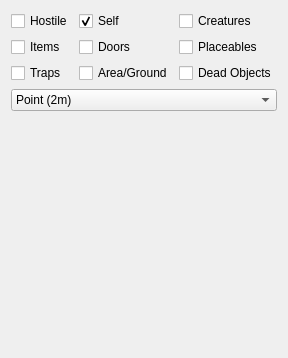
      <widget class="QWidget" name="tabTarges">
       <attribute name="title">
        <string>Targets</string>
       </attribute>
       <layout class="QVBoxLayout" name="verticalLayout_6">
        <item>
         <layout class="QGridLayout" name="gridLayout">
          <item row="0" column="0">
           <widget class="QCheckBox" name="HostileSetting">
            <property name="statusTip">
             <string>Hostile spell.</string>
            </property>
            <property name="text">
             <string>Hostile</string>
            </property>
            <property name="checkable">
             <bool>true</bool>
            </property>
            <property name="checked">
             <bool>false</bool>
            </property>
           </widget>
          </item>
          <item row="0" column="1">
           <widget class="QCheckBox" name="TargetType_Self">
            <property name="statusTip">
             <string>This spell can target the caster.</string>
            </property>
            <property name="text">
             <string>Self</string>
            </property>
            <property name="checked">
             <bool>true</bool>
            </property>
           </widget>
          </item>
          <item row="0" column="2">
           <widget class="QCheckBox" name="TargetType_Creatures">
            <property name="statusTip">
             <string>This spell can target creatures.</string>
            </property>
            <property name="text">
             <string>Creatures</string>
            </property>
            <property name="checkable">
             <bool>true</bool>
            </property>
            <property name="checked">
             <bool>false</bool>
            </property>
           </widget>
          </item>
          <item row="1" column="0">
           <widget class="QCheckBox" name="TargetType_Items">
            <property name="statusTip">
             <string>This spell can target items.</string>
            </property>
            <property name="text">
             <string>Items</string>
            </property>
            <property name="checkable">
             <bool>true</bool>
            </property>
            <property name="checked">
             <bool>false</bool>
            </property>
           </widget>
          </item>
          <item row="2" column="0">
           <widget class="QCheckBox" name="TargetType_Traps">
            <property name="statusTip">
             <string>This spell can target traps.</string>
            </property>
            <property name="text">
             <string>Traps</string>
            </property>
            <property name="checkable">
             <bool>true</bool>
            </property>
            <property name="checked">
             <bool>false</bool>
            </property>
           </widget>
          </item>
          <item row="1" column="1">
           <widget class="QCheckBox" name="TargetType_Doors">
            <property name="statusTip">
             <string>This spell can target doors.</string>
            </property>
            <property name="text">
             <string>Doors</string>
            </property>
            <property name="checkable">
             <bool>true</bool>
            </property>
            <property name="checked">
             <bool>false</bool>
            </property>
           </widget>
          </item>
          <item row="1" column="2">
           <widget class="QCheckBox" name="TargetType_Placeables">
            <property name="statusTip">
             <string>This spell can target placeables.</string>
            </property>
            <property name="text">
             <string>Placeables</string>
            </property>
            <property name="checkable">
             <bool>true</bool>
            </property>
            <property name="checked">
             <bool>false</bool>
            </property>
           </widget>
          </item>
          <item row="2" column="1">
           <widget class="QCheckBox" name="TargetType_Area">
            <property name="statusTip">
             <string>This spell can target an area.</string>
            </property>
            <property name="text">
             <string>Area/Ground</string>
            </property>
            <property name="checkable">
             <bool>true</bool>
            </property>
            <property name="checked">
             <bool>false</bool>
            </property>
           </widget>
          </item>
          <item row="2" column="2">
           <widget class="QCheckBox" name="CastableOnDead">
            <property name="statusTip">
             <string>This spell can target dead objects.</string>
            </property>
            <property name="text">
             <string>Dead Objects</string>
            </property>
            <property name="checkable">
             <bool>true</bool>
            </property>
            <property name="checked">
             <bool>false</bool>
            </property>
           </widget>
          </item>
         </layout>
        </item>
        <item>
         <widget class="QComboBox" name="TargetingUI">
          <property name="statusTip">
           <string>Different types of targetting visual effects that come up when playing clicks to cast spell.</string>
          </property>
          <item>
           <property name="text">
            <string>Point (2m)</string>
           </property>
          </item>
          <item>
           <property name="text">
            <string>Point, Mundane (2m)</string>
           </property>
          </item>
          <item>
           <property name="text">
            <string>Bolt (3m x 30m)</string>
           </property>
          </item>
          <item>
           <property name="text">
            <string>Circle, Small (3.048m)</string>
           </property>
          </item>
          <item>
           <property name="text">
            <string>Circle, Medium (6.096m)</string>
           </property>
          </item>
          <item>
           <property name="text">
            <string>Circle, Large (9.144m)</string>
           </property>
          </item>
          <item>
           <property name="text">
            <string>Circle, Huge (12.138m)</string>
           </property>
          </item>
          <item>
           <property name="text">
            <string>Circle, Gargantuan (5.24)</string>
           </property>
          </item>
          <item>
           <property name="text">
            <string>Circle, Colossal (18.288)</string>
           </property>
          </item>
          <item>
           <property name="text">
            <string>Circle, Mundane, Medium (6.096m)</string>
           </property>
          </item>
          <item>
           <property name="text">
            <string>Circle, Mundane, Huge (12.138m)</string>
           </property>
          </item>
          <item>
           <property name="text">
            <string>Circle, Tremendous (24.4m)</string>
           </property>
          </item>
          <item>
           <property name="text">
            <string>Circle, Ginormous (30.5m)</string>
           </property>
          </item>
          <item>
           <property name="text">
            <string>Circle, Vast (36.m5)</string>
           </property>
          </item>
          <item>
           <property name="text">
            <string>Cone (4.572m)</string>
           </property>
          </item>
          <item>
           <property name="text">
            <string>Cone (8m)</string>
           </property>
          </item>
          <item>
           <property name="text">
            <string>Cone (9.144m)</string>
           </property>
          </item>
          <item>
           <property name="text">
            <string>Cone (11m)</string>
           </property>
          </item>
          <item>
           <property name="text">
            <string>Rectangle (10m x 1m)</string>
           </property>
          </item>
          <item>
           <property name="text">
            <string>Rectangle (10m x 2m)</string>
           </property>
          </item>
         </widget>
        </item>
        <item>
         <spacer name="verticalSpacer">
          <property name="orientation">
           <enum>Qt::Vertical</enum>
          </property>
          <property name="sizeHint" stdset="0">
           <size>
            <width>20</width>
            <height>236</height>
           </size>
          </property>
         </spacer>
        </item>
       </layout>
      </widget>
